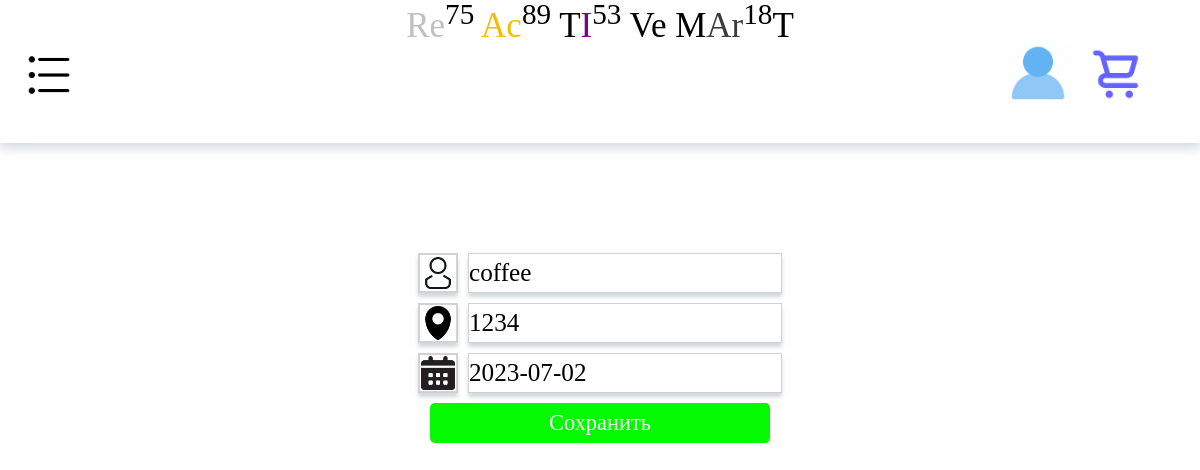
The page /edit_profile/ (signed in) on the database its author committed.
### app/models.py (models this page shows, shortened)
class User(AbstractUser):
    user_adress = models.CharField(max_length=255,verbose_name="Адресс")
    user_birth_date = models.DateField()
    created_at = models.DateTimeField(auto_now_add=True)
    updated_at = models.DateTimeField(auto_now=True)
    groups = models.ManyToManyField(Group, related_name='custom_user_set')
    user_permissions = models.ManyToManyField(Permission, related_name='custom_user_set')
    class Meta:
        verbose_name = "Пользователь"
        verbose_name_plural = "Пользователи"

### app/views.py (the view, shortened to what this page needs)
# urls.py: path('edit_profile/', EditProfile.as_view(), name="edit_profile"),
class EditProfile(FormView):
    template_name = 'app/edit_profile.html'
    form_class = UserProfileForm
    success_url = reverse_lazy('user_profile')
    def get_form_kwargs(self):
        kwargs = super().get_form_kwargs()
        kwargs["instance"] = self.request.user
        return kwargs
    @method_decorator(login_required)
    def dispatch(self, request, *args, **kwargs):
        return super().dispatch(request, *args, **kwargs)

### app/forms.py
class UserProfileForm(forms.ModelForm):
    class Meta:
        model = User
        fields = ['username', 'user_adress', 'user_birth_date']
    def __init__(self, *args, **kwargs):
        super().__init__(*args, **kwargs)
        self.fields['username'].widget.attrs['class'] = 'username_input'
        self.fields['user_adress'].widget.attrs['class'] = 'adress_input'
        self.fields['user_birth_date'].widget.attrs['class'] = 'birth_day_input'
        self.fields['user_birth_date'].widget.attrs['id'] = 'birth-input'

### app/templates/app/edit_profile.html (shortened to what this page needs)
{% extends 'app/base.html' %}
{% load static %}
{% block content %}
<form method="post">
	<div class="register-form">
		<div class="form-field">
			<div><img src="{% static 'app/images/user_name.png' %}"></div>
		    {{ form.username }}
  		</div>
	  <div class="form-field">
	  	<div><img src="{% static 'app/images/adress.png' %}"></div>
	    {{ form.user_adress }}
	  </div>
	  <div class="form-field">
	  	<div><img src="{% static 'app/images/date.png' %}"></div>
	    {{ form.user_birth_date }}
	  </div>
	</div>
	<div class="register">
		<button type="submit" class="register">Сохранить</button>
	</div>
</form>
{% endblock %}

### app/static/app/css/style.css (style rules this page uses)
* { padding: 0; margin: 0; border: 0; }
*,*:before,*:after { -moz-box-sizing: border-box; -webkit-box-sizing: border-box; box-sizing: border-box; }
html,body { height: 100%; width: 100%; font-size: 100%; line-height: 1; font-size: 14px; -ms-text-size-adjust: 100%; -moz-text-size-adjust: 100%; -webkit-text-size-adjust: 100%; }
input,button,textarea { font-family:inherit; }
button { cursor: pointer; }
img { vertical-align: top; }
.register-form { display: flex; flex-direction: column; align-items: center; text-align: center; font-size: 150%; margin-top: 100px; font-size: 150%; }
.form-field { display: flex; }
.form-field img { width: 40px; height: 40px; margin-top: 10px; margin-right: 10px; border:2px solid #D2D2D2; padding: 1px; -webkit-box-shadow: 0px 4px 4px 0px rgba(34, 60, 80, 0.2); -moz-box-shadow: 0px 4px 4px 0px rgba(34, 60, 80, 0.2); box-shadow: 0px 4px 4px 0px rgba(34, 60, 80, 0.2); }
.username_input, .password_input, .adress_input, .birth_day_input { margin-top: 10px; display: flex; justify-content: center; background-color: white; width: 110%; height: 40px; font-size: 120%; border: 1px solid #D2D2D2; -webkit-box-shadow: 0px 4px 4px 0px rgba(34, 60, 80, 0.2); -moz-box-shadow: 0px 4px 4px 0px rgba(34, 60, 80, 0.2); box-shadow: 0px 4px 4px 0px rgba(34, 60, 80, 0.2); }
.register { display: flex; justify-content: center; align-items: center ; }
.register button { text-align: center; background-color: #05F900; color: white; font-size: 160%; width: 340px; height: 40px; border-radius: 5px; margin-top: 10px; }

### rows shown on the page
User: username "coffee", user_adress "1234", user_birth_date "2023-07-02"
